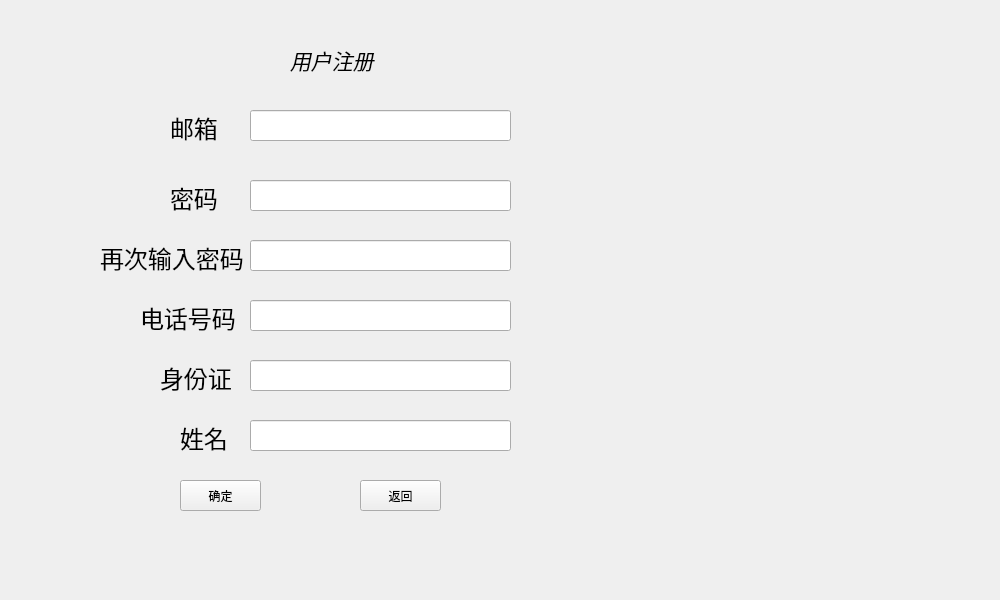
<?xml version="1.0" encoding="UTF-8"?>
<ui version="4.0">
 <class>zhuce</class>
 <widget class="QWidget" name="zhuce">
  <property name="geometry">
   <rect>
    <x>0</x>
    <y>0</y>
    <width>1000</width>
    <height>600</height>
   </rect>
  </property>
  <property name="windowTitle">
   <string>用户注册</string>
  </property>
  <widget class="QLineEdit" name="lineEdit">
   <property name="geometry">
    <rect>
     <x>250</x>
     <y>110</y>
     <width>261</width>
     <height>31</height>
    </rect>
   </property>
   <property name="font">
    <font>
     <pointsize>14</pointsize>
    </font>
   </property>
  </widget>
  <widget class="QLabel" name="label">
   <property name="geometry">
    <rect>
     <x>170</x>
     <y>110</y>
     <width>71</width>
     <height>31</height>
    </rect>
   </property>
   <property name="font">
    <font>
     <pointsize>18</pointsize>
    </font>
   </property>
   <property name="text">
    <string>&lt;html&gt;&lt;head/&gt;&lt;body&gt;&lt;p&gt;邮箱&lt;/p&gt;&lt;/body&gt;&lt;/html&gt;</string>
   </property>
  </widget>
  <widget class="QLabel" name="label_3">
   <property name="geometry">
    <rect>
     <x>100</x>
     <y>240</y>
     <width>151</width>
     <height>31</height>
    </rect>
   </property>
   <property name="text">
    <string>&lt;html&gt;&lt;head/&gt;&lt;body&gt;&lt;p&gt;&lt;span style=&quot; font-size:18pt;&quot;&gt;再次输入密码&lt;/span&gt;&lt;/p&gt;&lt;/body&gt;&lt;/html&gt;</string>
   </property>
  </widget>
  <widget class="QLineEdit" name="lineEdit_2">
   <property name="geometry">
    <rect>
     <x>250</x>
     <y>180</y>
     <width>261</width>
     <height>31</height>
    </rect>
   </property>
   <property name="font">
    <font>
     <pointsize>14</pointsize>
    </font>
   </property>
  </widget>
  <widget class="QLineEdit" name="lineEdit_4">
   <property name="geometry">
    <rect>
     <x>250</x>
     <y>300</y>
     <width>261</width>
     <height>31</height>
    </rect>
   </property>
   <property name="font">
    <font>
     <pointsize>14</pointsize>
    </font>
   </property>
  </widget>
  <widget class="QLabel" name="label_4">
   <property name="geometry">
    <rect>
     <x>140</x>
     <y>300</y>
     <width>101</width>
     <height>31</height>
    </rect>
   </property>
   <property name="text">
    <string>&lt;html&gt;&lt;head/&gt;&lt;body&gt;&lt;p&gt;&lt;span style=&quot; font-size:18pt;&quot;&gt;电话号码&lt;/span&gt;&lt;/p&gt;&lt;/body&gt;&lt;/html&gt;</string>
   </property>
  </widget>
  <widget class="QLineEdit" name="lineEdit_5">
   <property name="geometry">
    <rect>
     <x>250</x>
     <y>360</y>
     <width>261</width>
     <height>31</height>
    </rect>
   </property>
   <property name="font">
    <font>
     <pointsize>14</pointsize>
    </font>
   </property>
  </widget>
  <widget class="QLabel" name="label_2">
   <property name="geometry">
    <rect>
     <x>170</x>
     <y>180</y>
     <width>71</width>
     <height>31</height>
    </rect>
   </property>
   <property name="text">
    <string>&lt;html&gt;&lt;head/&gt;&lt;body&gt;&lt;p&gt;&lt;span style=&quot; font-size:18pt;&quot;&gt;密码&lt;/span&gt;&lt;/p&gt;&lt;/body&gt;&lt;/html&gt;</string>
   </property>
  </widget>
  <widget class="QLineEdit" name="lineEdit_3">
   <property name="geometry">
    <rect>
     <x>250</x>
     <y>240</y>
     <width>261</width>
     <height>31</height>
    </rect>
   </property>
   <property name="font">
    <font>
     <pointsize>14</pointsize>
    </font>
   </property>
  </widget>
  <widget class="QLabel" name="label_6">
   <property name="geometry">
    <rect>
     <x>290</x>
     <y>40</y>
     <width>101</width>
     <height>41</height>
    </rect>
   </property>
   <property name="text">
    <string>&lt;html&gt;&lt;head/&gt;&lt;body&gt;&lt;p&gt;&lt;span style=&quot; font-size:16pt; font-style:italic;&quot;&gt;用户注册&lt;/span&gt;&lt;/p&gt;&lt;/body&gt;&lt;/html&gt;</string>
   </property>
  </widget>
  <widget class="QPushButton" name="pushButton">
   <property name="geometry">
    <rect>
     <x>180</x>
     <y>480</y>
     <width>81</width>
     <height>31</height>
    </rect>
   </property>
   <property name="styleSheet">
    <string notr="true">font: 12pt &quot;Microsoft YaHei UI&quot;;</string>
   </property>
   <property name="text">
    <string>确定</string>
   </property>
  </widget>
  <widget class="QPushButton" name="pushButton_2">
   <property name="geometry">
    <rect>
     <x>360</x>
     <y>480</y>
     <width>81</width>
     <height>31</height>
    </rect>
   </property>
   <property name="styleSheet">
    <string notr="true">font: 12pt &quot;Microsoft YaHei UI&quot;;</string>
   </property>
   <property name="text">
    <string>返回</string>
   </property>
  </widget>
  <widget class="QLabel" name="label_5">
   <property name="geometry">
    <rect>
     <x>160</x>
     <y>360</y>
     <width>71</width>
     <height>31</height>
    </rect>
   </property>
   <property name="text">
    <string>&lt;html&gt;&lt;head/&gt;&lt;body&gt;&lt;p&gt;&lt;span style=&quot; font-size:18pt;&quot;&gt;身份证&lt;/span&gt;&lt;/p&gt;&lt;/body&gt;&lt;/html&gt;</string>
   </property>
  </widget>
  <widget class="QLabel" name="label_7">
   <property name="geometry">
    <rect>
     <x>180</x>
     <y>420</y>
     <width>91</width>
     <height>31</height>
    </rect>
   </property>
   <property name="text">
    <string>&lt;html&gt;&lt;head/&gt;&lt;body&gt;&lt;p&gt;&lt;span style=&quot; font-size:18pt;&quot;&gt;姓名&lt;/span&gt;&lt;/p&gt;&lt;/body&gt;&lt;/html&gt;</string>
   </property>
  </widget>
  <widget class="QLineEdit" name="lineEdit_6">
   <property name="geometry">
    <rect>
     <x>250</x>
     <y>420</y>
     <width>261</width>
     <height>31</height>
    </rect>
   </property>
   <property name="font">
    <font>
     <pointsize>14</pointsize>
    </font>
   </property>
  </widget>
 </widget>
 <resources/>
 <connections/>
</ui>
